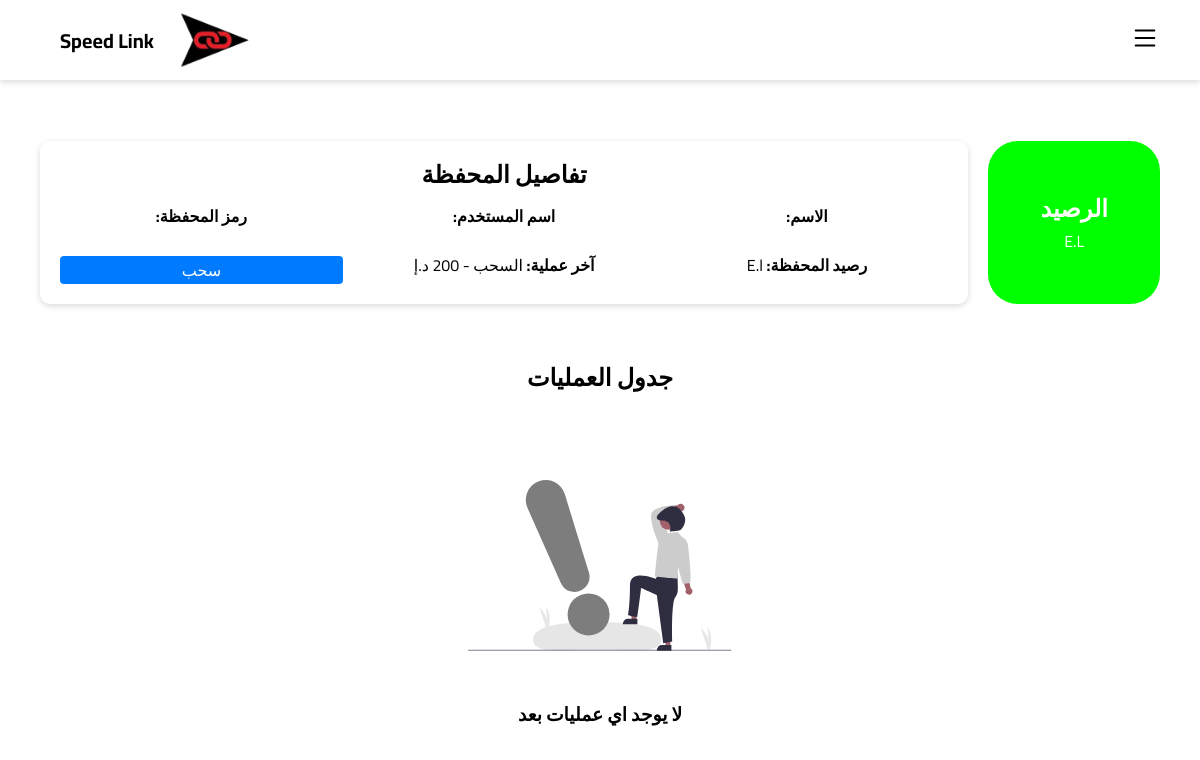
Page /viwewallets/USAjiysguMQBg9Q on the earlier database version.
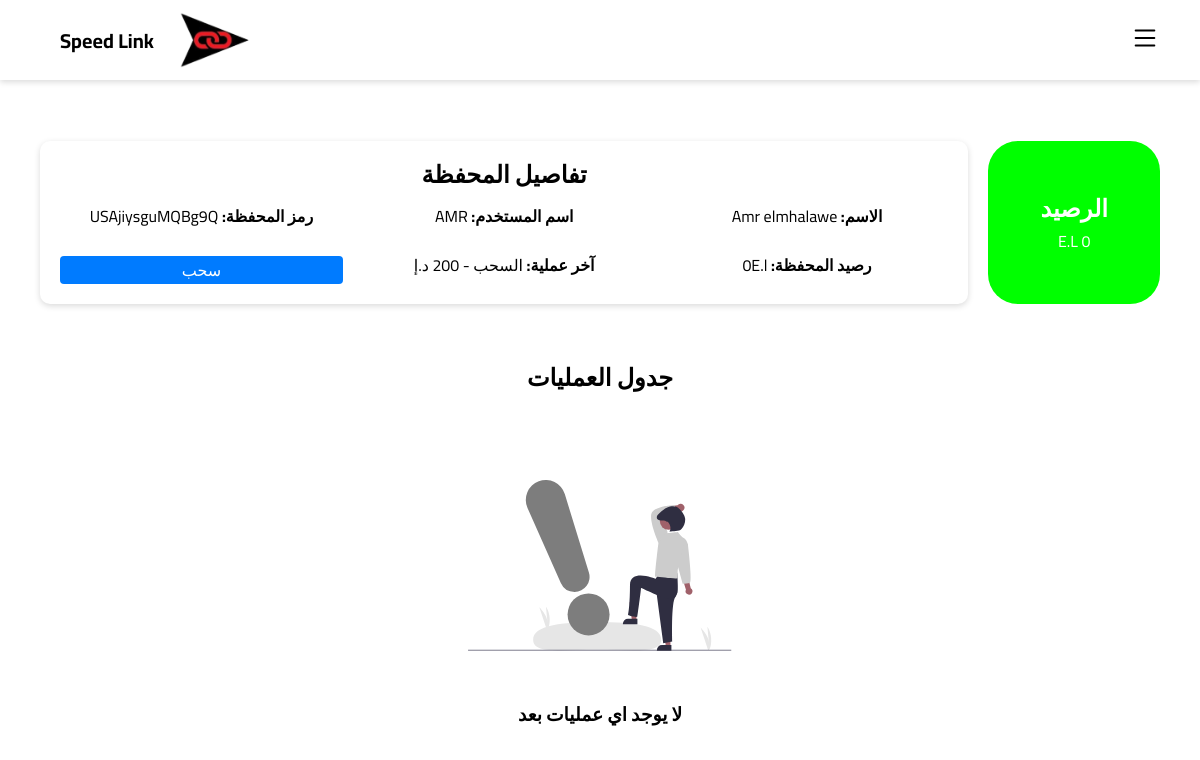
Same page on the later database version.
### app.py (models this page shows)
class Shippers(db.Model):
    id = db.Column(db.Integer, primary_key=True)
    email = db.Column(db.String(100), unique=True)
    username = db.Column(db.String(100), unique=True)
    password = db.Column(db.String(100))
    name = db.Column(db.String(100))
    phone1 = db.Column(db.String(11))
    phone2 = db.Column(db.String(11))
    city = db.Column(db.String(15))
    address = db.Column(db.String(300))
    wallet_code = db.Column(db.String(15), unique=True)
    dues = db.Column(db.Integer)
    shipments = db.Column(db.Integer)

class Wallets(db.Model):
    id = db.Column(db.Integer, primary_key=True)
    wallet_code = db.Column(db.String(15), unique=True)
    name = db.Column(db.String(100))
    Shipper_id = db.Column(db.Integer)
    dues = db.Column(db.Integer)

### app.py (the view)
@app.route('/viwewallets/<wallet_code>')
def viwewallets(wallet_code):
    shipper = Shippers.query.filter_by(wallet_code=wallet_code).first()
    wallet = Wallets.query.filter_by(wallet_code=wallet_code).first()
    wallet_log = WalletsLog.query.filter_by(wallet_code=wallet_code).all()
    wallet_log = wallet_log[::-1]
    return render_template('wallet.html',infoS=shipper,infoW=wallet,infoL=wallet_log)

### templates/wallet.html (shortened to what this page needs)
{% extends 'base.html' %} {% block content %}
    <link rel="stylesheet" href="https://cdnjs.cloudflare.com/ajax/libs/normalize/8.0.1/normalize.min.css"
    />
        <div class="wallet-container">
            <div class="wallet-balance">
                <div class="curved-rectangle">
                    <h2>الرصيد</h2>
                    <p>{% if infoS.dues == infoW.dues%} {{ infoS.dues }}{% endif %} E.L</p>
                </div>
                <div class="wallet-details">
                    <h2>تفاصيل المحفظة</h2>
                    <br>
                    <div class="wallet-card">
                        <p>
                            <strong>الاسم:</strong> {{ infoS.name }}
                        </p>
                        <p>
                            <strong>اسم المستخدم:</strong> {{ infoS.username }}
                        </p>
                        <p>
                            <strong>رمز المحفظة:</strong> {{ infoW.wallet_code }}
                        </p>
                        <p>
                            <strong>رصيد المحفظة:</strong> {% if infoS.dues == infoW.dues%} {{ infoS.dues }}{% endif %}E.l
                        </p>
                        <p>
                            <strong>آخر عملية:</strong> السحب - 200 د.إ
                        </p>
                        <button class="withdraw-btn" onclick="showWithdrawPopup()">
								سحب
							</button>
                    </div>
                </div>
            </div>
        </div>
        <div class="operations-table">
            <h2>جدول العمليات</h2>{% if infoL %}
            <table>
                <thead>
                    <tr>
                        <th>ID</th>
                        <th>تاريخ</th>
                        <th>المبلغ</th>
                        <th>الباركود</th>
                        <th>تفاصيل</th>
                    </tr>
                </thead>
                <tbody>
                    {% for log in infoL%}
                    <tr>
                        <td>{{ log.id }}</td>
                        <td>{{ log.created_at }}</td>
                        <td>{{ log.amount }}</td>
                        <td>{{ log.Shipment_barcode }}</td>
                        <td><a href="/track/{{log.Shipment_barcode}}" class="details-btn">تفاصيل</a></td>
                    </tr>
                    {% endfor %}
                </tbody>
            </table>{% else %}
            <center>
                <br>
                <div class="" style="margin: 50px 0;">
                    <br>
                </div>
                <h3>لا يوجد اي عمليات بعد</h3>
            </center>
            {% endif %}
        </div>
        {% endblock %}

Differences in the rows shown:
added Shippers: dues "0", name "Amr elmhalawe", username "AMR"
added Wallets: wallet_code "USAjiysguMQBg9Q"
